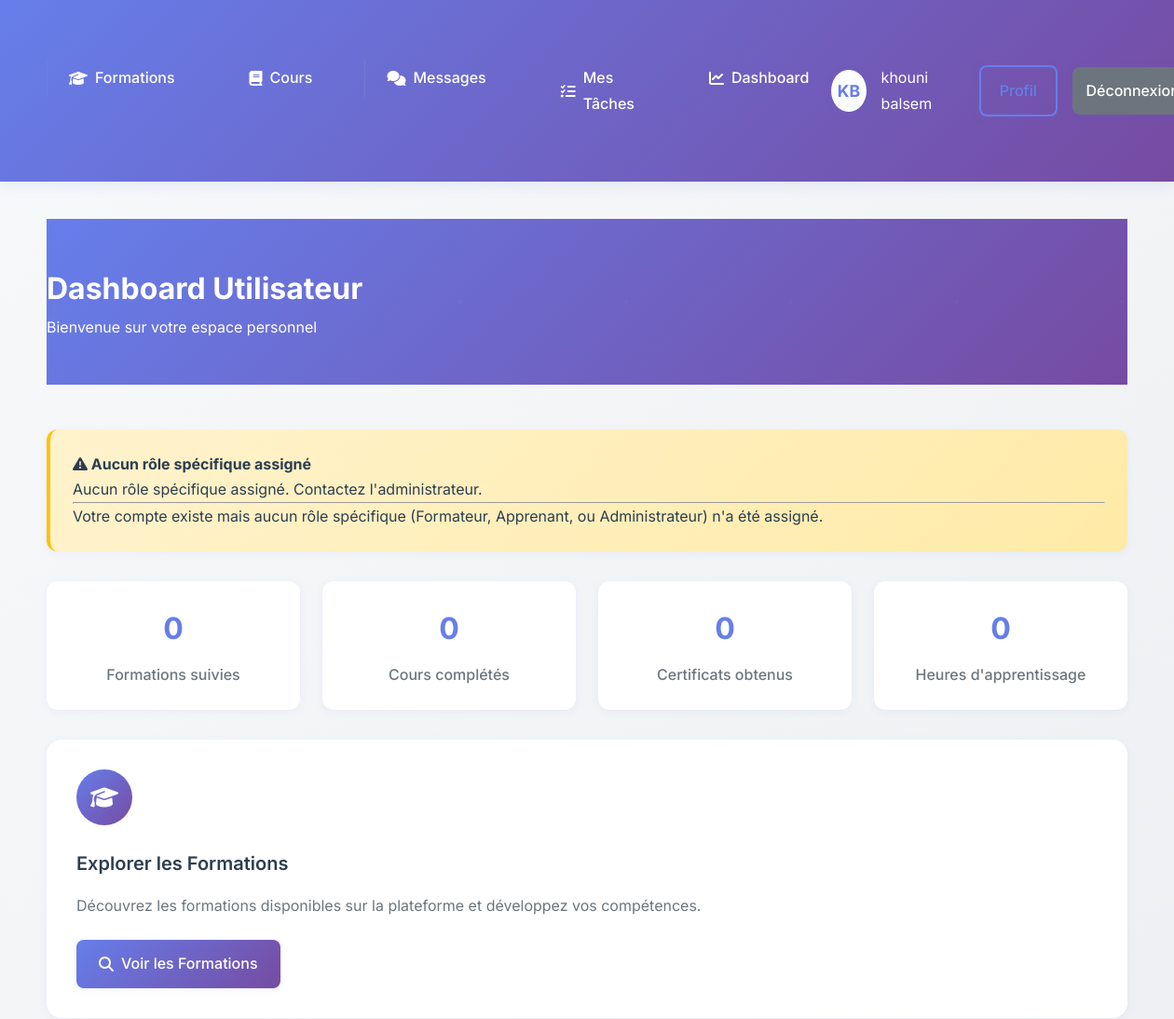
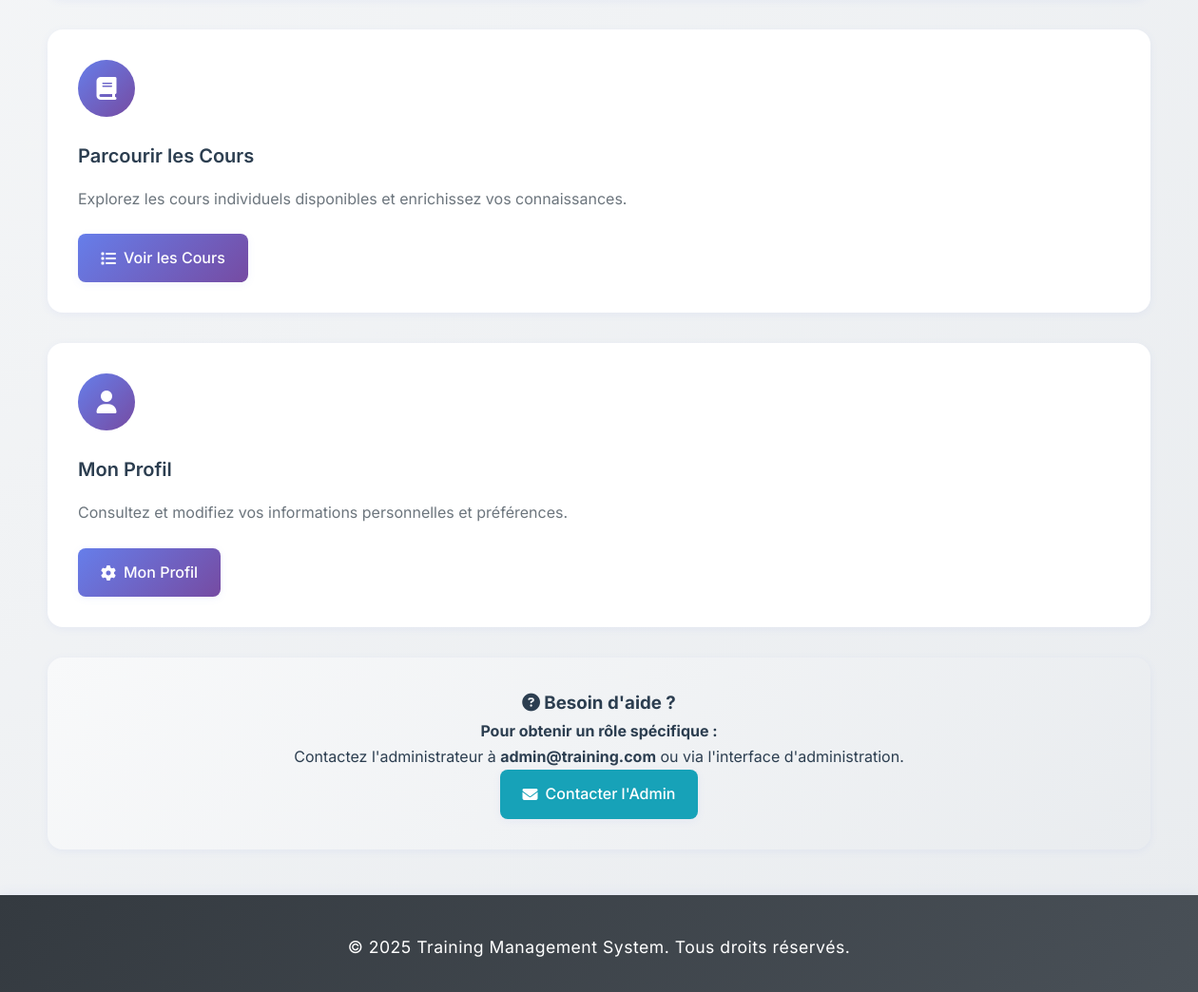
/users/dashboard/ (signed in), run on the app's committed database (2 pictures, top to bottom).
### users/models.py (models this page shows, shortened)
class Utilisateur(AbstractUser):
    email = models.EmailField(unique=True)
    nom = models.CharField(max_length=100)
    prenom = models.CharField(max_length=100)
    telephone = models.CharField(max_length=20, blank=True)
    adresse = models.TextField(blank=True)
    date_naissance = models.DateField(null=True, blank=True)
    photo_profil = models.ImageField(upload_to='profiles/', blank=True, null=True)
    date_creation = models.DateTimeField(default=timezone.now)
    derniere_connexion = models.DateTimeField(null=True, blank=True)
    USERNAME_FIELD = 'email'
    REQUIRED_FIELDS = ['username', 'nom', 'prenom']
    class Meta:
        verbose_name = 'Utilisateur'
        verbose_name_plural = 'Utilisateurs'

### users/views.py (the view)
# urls.py: path('dashboard/', views.dashboard_view, name='dashboard'),
@login_required
def dashboard_view(request):
    user = request.user
    context = {'user': user}
    try:
        formateur = Formateur.objects.get(utilisateur=user)
        context['user_type'] = 'formateur'
        context['formateur'] = formateur
        context['formations'] = Formation.objects.filter(formateur=formateur)[:5]  # Last 5
        context['courses'] = Cours.objects.filter(formateur=formateur)[:5]  # Last 5
        context['total_formations'] = Formation.objects.filter(formateur=formateur).count()
        context['total_courses'] = Cours.objects.filter(formateur=formateur).count()
        from formations.models import TrainerApplication, Task
        context['applications'] = TrainerApplication.objects.filter(formateur=formateur)
        context['available_opportunities'] = Formation.objects.filter(
            statut='proposition',
            applications_ouvertes=True
        ).exclude(
            trainer_applications__formateur=formateur
        )[:3]  # Show only 3 latest opportunities
        context['tasks'] = Task.objects.filter(createur=user)
        return render(request, 'dashboard/formateur.html', context)
    except Formateur.DoesNotExist:
        pass
    try:
        apprenant = Apprenant.objects.get(utilisateur=user)
        context['user_type'] = 'apprenant'
        context['apprenant'] = apprenant
        context['formations'] = Formation.objects.filter(participants=apprenant)[:5]  # Last 5
        context['courses'] = Cours.objects.filter(progressions__apprenant=apprenant)[:5]  # Last 5
        context['total_formations'] = Formation.objects.filter(participants=apprenant).count()
        context['total_courses'] = Cours.objects.filter(progressions__apprenant=apprenant).count()
        from formations.models import Task
        context['tasks'] = Task.objects.filter(createur=user)
        return render(request, 'dashboard/apprenant.html', context)
    except Apprenant.DoesNotExist:
        pass
    try:
        admin = Administrateur.objects.get(utilisateur=user)
        context['user_type'] = 'administrateur'
        context['admin'] = admin
        context['stats'] = {
            'formations_count': Formation.objects.count(),
            'courses_count': Cours.objects.count(),
            'users_count': Utilisateur.objects.count(),
            'formateurs_count': Formateur.objects.count(),
            'apprenants_count': Apprenant.objects.count(),
            'recent_formations': Formation.objects.order_by('-date_creation')[:5],
            'recent_courses': Cours.objects.order_by('-date_creation')[:5],
        }
        return render(request, 'dashboard/administrateur.html', context)
    except Administrateur.DoesNotExist:
        pass
    context['user_type'] = 'default'
    context['message'] = 'Aucun rôle spécifique assigné. Contactez l\'administrateur.'
    return render(request, 'dashboard/default.html', context)

### templates/dashboard/default.html (shortened to what this page needs)
{% extends 'base.html' %}
{% block content %}
<div class="dashboard-header">
    <div class="container">
        <div class="row">
            <div class="col-lg-8 mx-auto text-center">
                <h1 class="display-4 fw-bold mb-3">Dashboard Utilisateur</h1>
                <p class="lead mb-0">Bienvenue sur votre espace personnel</p>
            </div>
        </div>
    </div>
</div>
<div class="container">
    <div class="alert-custom">
        <h4 class="alert-heading">
            <i class="fas fa-exclamation-triangle"></i> Aucun rôle spécifique assigné
        </h4>
        <p class="mb-2">{{ message }}</p>
        <hr>
        <p class="mb-0">
            Votre compte existe mais aucun rôle spécifique (Formateur, Apprenant, ou Administrateur) n'a été assigné.
        </p>
    </div>
    <div class="stats-grid">
        <div class="stat-card">
            <div class="stat-number">0</div>
            <div class="stat-label">Formations suivies</div>
        </div>
        <div class="stat-card">
            <div class="stat-number">0</div>
            <div class="stat-label">Cours complétés</div>
        </div>
        <div class="stat-card">
            <div class="stat-number">0</div>
            <div class="stat-label">Certificats obtenus</div>
        </div>
        <div class="stat-card">
            <div class="stat-number">0</div>
            <div class="stat-label">Heures d'apprentissage</div>
        </div>
    </div>
    <div class="row">
        <div class="col-lg-4 col-md-6 mb-4">
            <div class="feature-card">
                <div class="feature-icon">
                    <i class="fas fa-graduation-cap"></i>
                </div>
                <h5 class="feature-title">Explorer les Formations</h5>
                <p class="feature-description">
                    Découvrez les formations disponibles sur la plateforme et développez vos compétences.
                </p>
                <a href="{% url 'formations:list' %}" class="feature-btn">
                    <i class="fas fa-search"></i> Voir les Formations
                </a>
            </div>
        </div>
        <div class="col-lg-4 col-md-6 mb-4">
            <div class="feature-card">
                <div class="feature-icon">
                    <i class="fas fa-book"></i>
                </div>
                <h5 class="feature-title">Parcourir les Cours</h5>
                <p class="feature-description">
                    Explorez les cours individuels disponibles et enrichissez vos connaissances.
                </p>
                <a href="{% url 'courses:list' %}" class="feature-btn">
                    <i class="fas fa-list"></i> Voir les Cours
                </a>
            </div>
        </div>
        <div class="col-lg-4 col-md-6 mb-4">
            <div class="feature-card">
                <div class="feature-icon">
                    <i class="fas fa-user"></i>
                </div>
                <h5 class="feature-title">Mon Profil</h5>
                <p class="feature-description">
                    Consultez et modifiez vos informations personnelles et préférences.
                </p>
                <a href="{% url 'users:profile' %}" class="feature-btn">
                    <i class="fas fa-cog"></i> Mon Profil
                </a>
            </div>
        </div>
    </div>
    <div class="contact-section">
        <h3 class="mb-3">
            <i class="fas fa-question-circle"></i> Besoin d'aide ?
        </h3>
        <p class="mb-4">
            <strong>Pour obtenir un rôle spécifique :</strong><br>
            Contactez l'administrateur à <strong>admin@training.com</strong> ou via l'interface d'administration.
        </p>
        <a href="mailto:admin@training.com" class="contact-btn">
            <i class="fas fa-envelope"></i> Contacter l'Admin
        </a>
    </div>
</div>
{% endblock %}

### templates/base.html (shortened to what this page needs)
<!DOCTYPE html>
<html lang="fr">
<head>
    <link rel="stylesheet" href="https://cdnjs.cloudflare.com/ajax/libs/font-awesome/6.4.0/css/all.min.css">
</head>
<body>
    <header class="header">
        <nav class="nav-container">
            <ul class="nav-menu">
                <li><a href="{% url 'formations:list' %}"><i class="fas fa-graduation-cap"></i> Formations</a></li>
                <li><a href="{% url 'courses:list' %}"><i class="fas fa-book"></i> Cours</a></li>
                {% if user.is_authenticated %}
                    <li><a href="{% url 'messaging:inbox' %}"><i class="fas fa-comments"></i> Messages</a></li>
                    <li><a href="{% url 'formations:task_list' %}"><i class="fas fa-tasks"></i> Mes Tâches</a></li>
                    <li><a href="{% url 'users:dashboard' %}"><i class="fas fa-chart-line"></i> Dashboard</a></li>
                {% endif %}
            </ul>
            <div class="user-menu">
                {% if user.is_authenticated %}
                    <div class="user-avatar interactive-element">
                        {{ user.prenom|first|upper }}{{ user.nom|first|upper }}
                    </div>
                    <span>{{ user.prenom }} {{ user.nom }}</span>
                    <a href="{% url 'users:profile' %}" class="btn btn-outline">Profil</a>
                    <a href="{% url 'users:logout' %}" class="btn btn-secondary">Déconnexion</a>
                {% else %}
                    <a href="{% url 'users:login' %}" class="btn btn-outline">Connexion</a>
                    <a href="{% url 'users:register' %}" class="btn btn-primary">Inscription</a>
                {% endif %}
            </div>
        </nav>
    </header>
    <main class="main-content">
        {% block content %}
        {% endblock %}
    </main>
    <footer class="footer">
        <p>&copy; 2025 Training Management System. Tous droits réservés.</p>
    </footer>
</body>
</html>

### templates/base.html (style rules this page uses)
* { margin: 0; padding: 0; box-sizing: border-box; }
:root { --primary-color: #667eea; --secondary-color: #764ba2; --accent-color: #f093fb; --success-color: #28a745; --warning-color: #ffc107; --danger-color: #dc3545; --info-color: #17a2b8; --light-color: #f8f9fa; --dark-color: #343a40; --text-primary: #2c3e50; --text-secondary: #6c757d; --border-color: #e9ecef; --shadow-light: 0 2px 8px rgba(102,126,234,0.08); --shadow-medium: 0 4px 16px rgba(102,126,234,0.12); --shadow-heavy: 0 8px 32px rgba(102,126,234,0.16); --transition-fast: 0.2s ease; --transition-medium: 0.3s ease; --transition-slow: 0.5s ease; }
body { font-family: 'Inter', 'Segoe UI', Tahoma, Geneva, Verdana, sans-serif; background: linear-gradient(135deg, #f8f9fa 0%, #e9ecef 100%); line-height: 1.7; color: var(--text-primary); font-weight: 400; }
.header { background: linear-gradient(135deg, var(--primary-color) 0%, var(--secondary-color) 100%); color: white; padding: 1rem 0; box-shadow: var(--shadow-medium); position: sticky; top: 0; z-index: 100; backdrop-filter: blur(10px); }
.nav-container { max-width: 1200px; margin: 0 auto; display: flex; justify-content: space-between; align-items: center; padding: 0 20px; }
.nav-menu { display: flex; list-style: none; gap: 2rem; }
.nav-menu a { color: white; text-decoration: none; padding: 0.75rem 1.5rem; border-radius: 8px; font-weight: 500; transition: var(--transition-medium); position: relative; overflow: hidden; display: flex; align-items: center; gap: 0.5rem; }
.nav-menu a::before { content: ''; position: absolute; top: 0; left: 0; width: 100%; height: 100%; background: rgba(255,255,255,0.1); transform: translateX(-100%); transition: var(--transition-medium); }
.user-menu { display: flex; align-items: center; gap: 1rem; }
.user-avatar { width: 45px; height: 45px; border-radius: 50%; background: linear-gradient(135deg, #fff 0%, #f8f9fa 100%); color: var(--primary-color); display: flex; align-items: center; justify-content: center; font-weight: bold; font-size: 1.1rem; box-shadow: var(--shadow-light); transition: var(--transition-medium); border: 2px solid transparent; }
.main-content { max-width: 1200px; margin: 2.5rem auto 2rem auto; padding: 0 20px; min-height: calc(100vh - 220px); }
.btn { display: inline-flex; align-items: center; justify-content: center; gap: 0.5rem; padding: 0.75rem 1.5rem; border: none; border-radius: 8px; text-decoration: none; cursor: pointer; font-size: 1rem; font-weight: 500; transition: var(--transition-medium); text-align: center; box-shadow: var(--shadow-light); position: relative; overflow: hidden; min-height: 44px; }
.btn::before { content: ''; position: absolute; top: 50%; left: 50%; width: 0; height: 0; background: rgba(255,255,255,0.2); border-radius: 50%; transform: translate(-50%, -50%); transition: var(--transition-medium); }
.btn-secondary { background: var(--text-secondary); color: white; }
.btn-outline { background: transparent; border: 2px solid var(--primary-color); color: var(--primary-color); }
.footer { background: linear-gradient(135deg, var(--dark-color) 0%, #495057 100%); color: white; text-align: center; padding: 2.5rem 0 2rem 0; margin-top: 3rem; font-size: 1.1rem; letter-spacing: 0.5px; box-shadow: 0 -2px 12px rgba(102,126,234,0.07); }
.interactive-element { transition: var(--transition-medium); cursor: pointer; }
html { scroll-behavior: smooth; }

### data on the page
Utilisateur: prenom|first "K", nom|first "B", prenom "khouni", nom "balsem"

### other printed values
{{ message }} "Aucun rôle spécifique assigné. Contactez l'administrateur."
